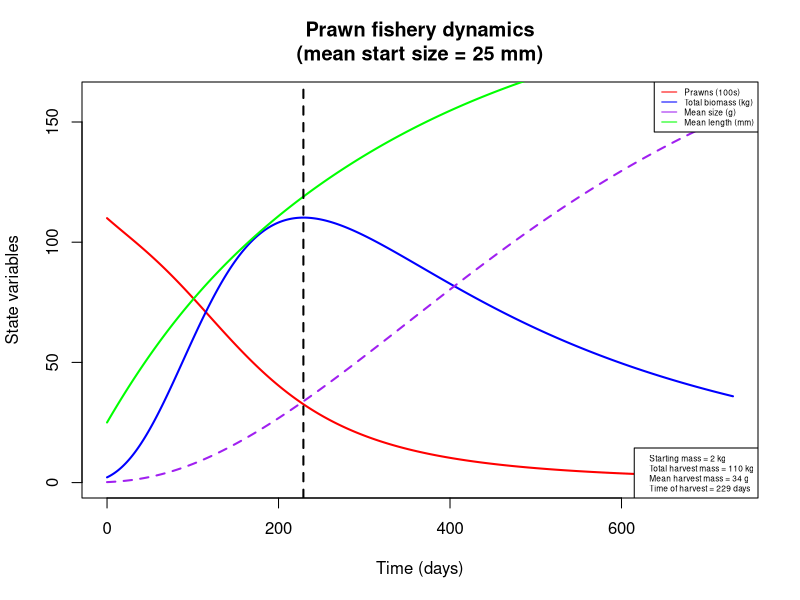
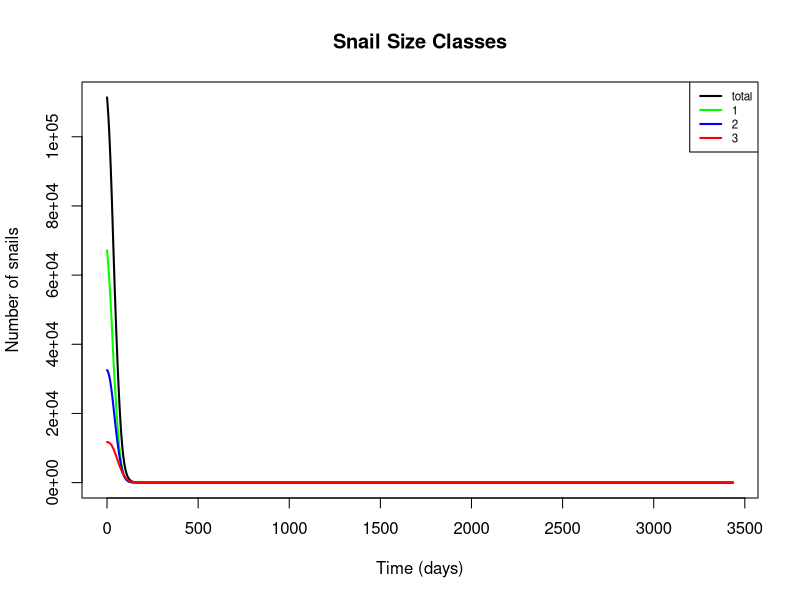
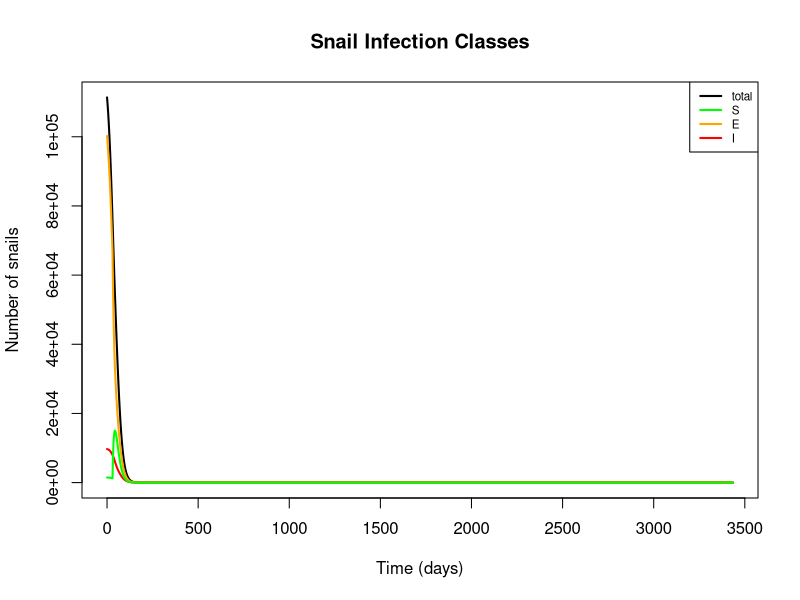
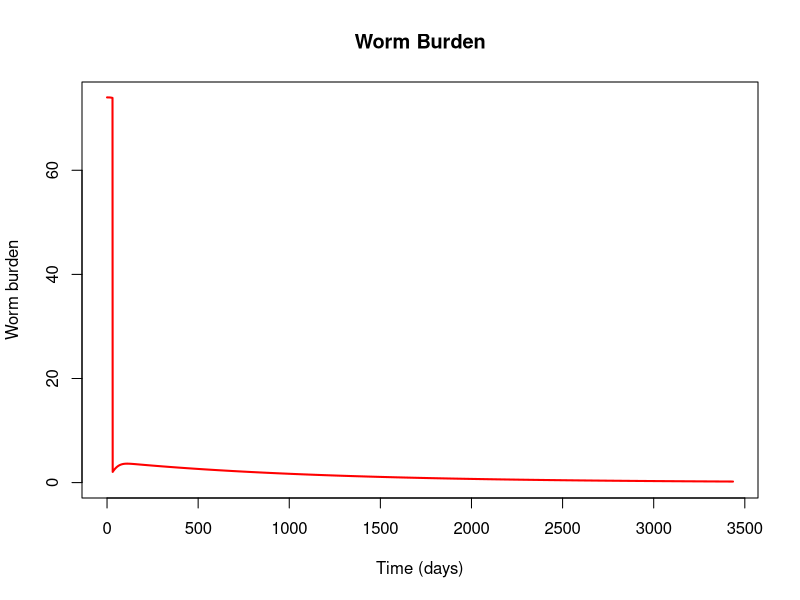
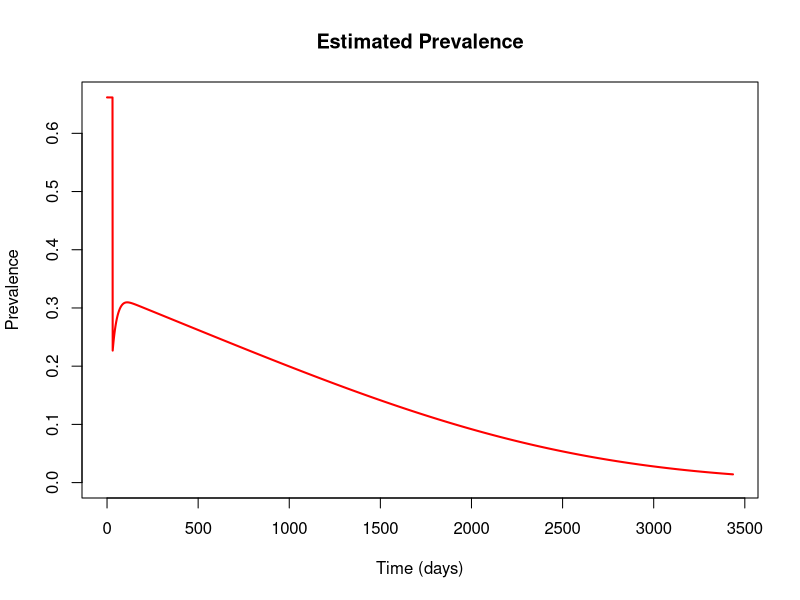
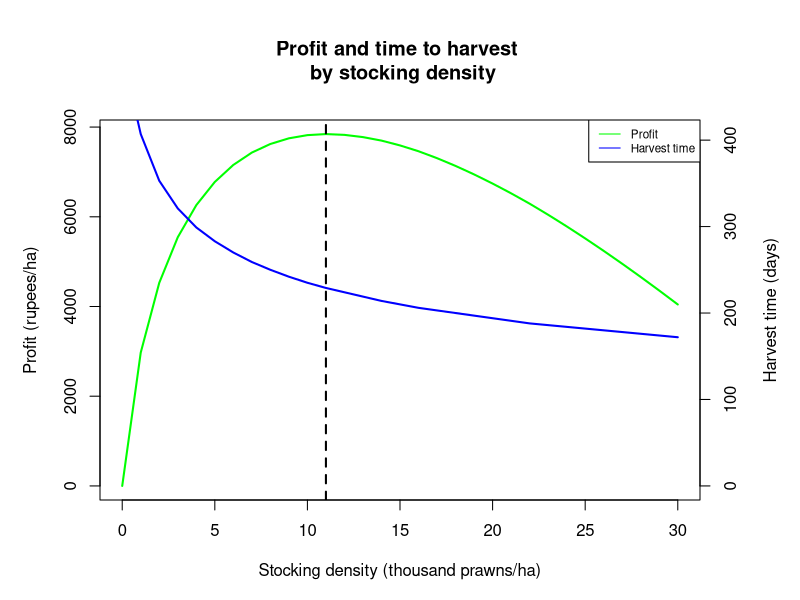
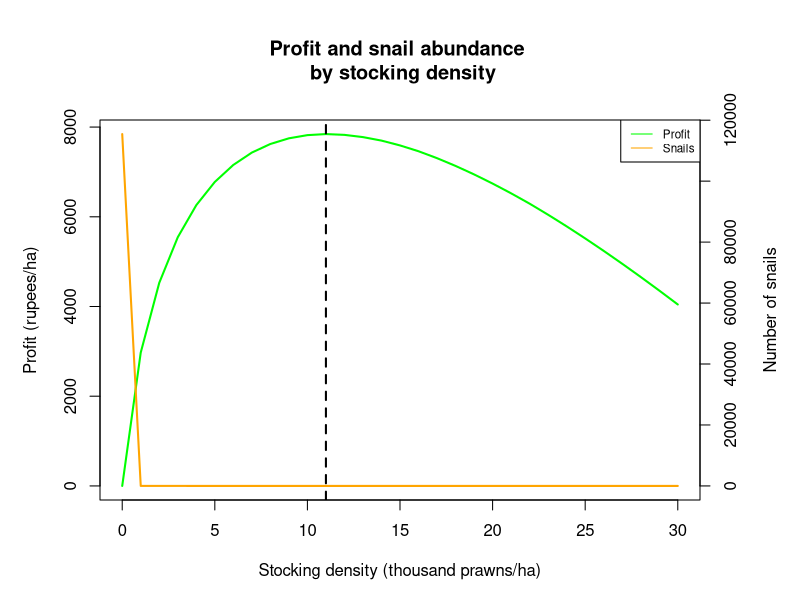
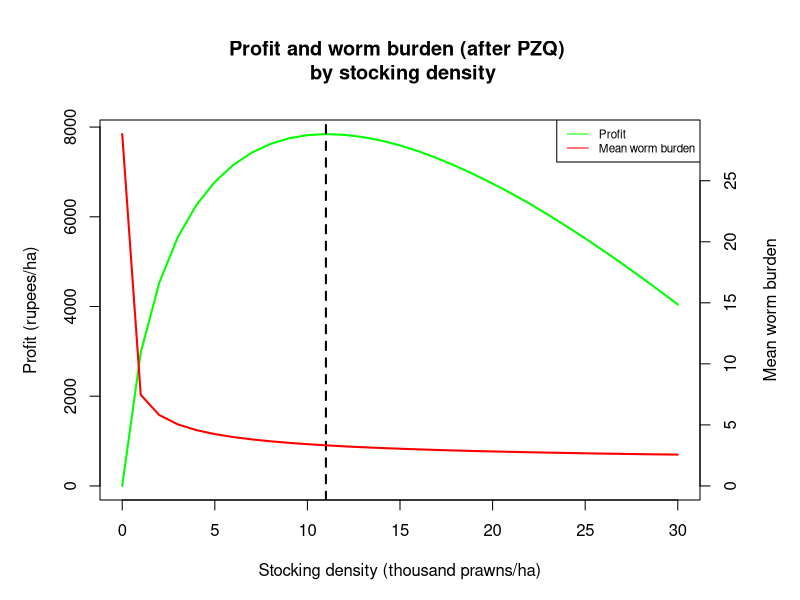

Generate these figures, in order, with R:
#### Full snail-prawn model including epidemiological, predation, and aquaculture components

## To-do list:
  # Investigate the long-term stability of snail elimination, particularly at low attack rates
  # Incorporate seasonality into model
  # Sensitivity analysis, particularly for prawn attack rate
  # Run simulations with Gates POC specifications

require(deSolve)

snail_prawn_model = function(t, n, parameters) { 
  with(as.list(parameters),{
    
    S1=n[1]
    S2=n[2]
    S3=n[3]
    E1=n[4]
    E2=n[5]
    E3=n[6]
    I2=n[7]
    I3=n[8]
    W=n[9]
    P=n[10]
    L=n[11]
    
    N1 = S1+E1     # Total snails of size class 1
    N2 = S2+E2+I2  # Total snails of size class 2
    N3 = S3+E3+I3  # Total snails of size class 3
    N = N1+N2+N3   # Total number of snails
    
    # Miracidial density per person as a function of mean worm burden (W) and miracidial shedding rate (m)
    M = m*0.5*W
    
    # Mean and total prawn biomass, converting from length (mm) to weight (g)
    Bm.p = (a.p*(L/10)^b.p)/10  
    Bm.t = P*Bm.p
    
    # Mean snail biomass in each size class, converting from length (cm) to weight (g)
    Bm.n1 = a.s*0.4^b.s  # 4mm size class
    Bm.n2 = a.s*0.8^b.s  # 8mm size class
    Bm.n3 = a.s*1.2^b.s  # 12mm size class
    
    # Prawn-to-snail mass ratios for each size class
    Bm.r1 = Bm.p / Bm.n1
    Bm.r2 = Bm.p / Bm.n2
    Bm.r3 = Bm.p / Bm.n3
    
    # Attack rates for each size class as a function of biomass ratio
    alpha1 = ar*Bm.r1
    alpha2 = ar*Bm.r2
    alpha3 = ar*Bm.r3
    
    # Adjusted attack rates, accounting for area of interest and limiting factors in the wild
    alpha_star1 = alpha1*s/A
    alpha_star2 = alpha2*s/A
    alpha_star3 = alpha3*s/A
    
    # Handling times for each size class as a function of biomass ratio
    handle1 = 1/(th*Bm.r1)
    handle2 = 1/(th*Bm.r2)
    handle3 = 1/(th*Bm.r3)
    
    # Functional responses for each size class
    psi1 = (P*alpha_star1) / (1+sum(alpha_star1*handle1*N1, alpha_star2*handle2*N2, alpha_star3*handle3*N3))
    psi2 = (P*alpha_star2) / (1+sum(alpha_star1*handle1*N1, alpha_star2*handle2*N2, alpha_star3*handle3*N3))
    psi3 = (P*alpha_star3) / (1+sum(alpha_star1*handle1*N1, alpha_star2*handle2*N2, alpha_star3*handle3*N3))
    
    ## Model equations:
    
    # Susceptible snails, class 1
    dS1dt = f*(1-N/(Kn*A))*(S2+S3+z*(E2+E3)) - muN1*S1 - psi1*S1 - g1*S1 - beta*M*H*S1
    
    # Susceptible snails, class 2
    dS2dt = g1*S1 - muN2*S2 - psi2*S2 - g2*S2 - beta*M*H*S2
    
    # Susceptible snails, class 3
    dS3dt = g2*S2 - muN3*S3 - psi3*S3 - beta*M*H*S3
    
    # Exposed (prepatent) snails, class 1
    dE1dt = beta*M*H*S1 - muN1*E1 - psi1*E1 - g1*E1 - sigma*X*E1
    
    # Exposed (prepatent) snails, class 2
    dE2dt = beta*M*H*S2 + g1*E1 - muN2*E2 - psi2*E2 - g2*E2 - sigma*E2
    
    # Exposed (prepatent) snails, class 3
    dE3dt = beta*M*H*S3 + g2*E2 - muN3*E3 - psi3*E3 - sigma*E3
    
    # Infectious (shedding) snails, class 2
    dI2dt = sigma*X*E1 + sigma*(1-rho)*E2 - (muN2 + muI)*I2 - psi2*I2 - g2*I2
    
    # Infectious (shedding) snails, class 3
    dI3dt = sigma*rho*E2 + sigma*E3 + g2*I2 - (muN3 + muI)*I3 - psi3*I3
    
    # Mean human worm burden
    dWdt = lambda*I2/A + theta*lambda*I3/A - (muW + muH)*W
    
    # Prawn abundance
    dPdt = -P*(muP*L^d + Bm.t/phi)
    
    # Mean prawn length (mm)
    dLdt = k/(1+gam*Bm.t)*(linf - L)
    
    
    return(list(c(dS1dt, dS2dt, dS3dt, dE1dt, dE2dt, dE3dt, dI2dt, dI3dt, dWdt, dPdt, dLdt)))
  }) 
} 


## Set initial values and parameters
#  Default settings: area = 10000, P = 11000/ha, L = 25 (0.2g post-larvae)
#  Gates settings: area = 20000; P = 500, 1000, 2500, 5000, 10000/ha; L = 67 or 100 (5g or 20g adults)
area = 10000
nstart = c(S1 = 0.144*area, S2 = 0.002*area, S3 = 0, E1 = 6.57*area, E2 = 2.61*area, E3 = 0.843*area, 
           I2 = 0.640*area, I3 = 0.329*area, W = 74, P = 11000*area/10000, L = 25)
time = seq(0, 365*2, 1)

parameters=c(
  # Location parameters
  A = area,          # Area of site of interest, m^2
  H = 1000,          # Human population at site of interest
  
  # Snail reproductive parameters
  f = 0.26,          # Birth rate of adult snails (snails/reproductive snail/day, including survival to detection - more like a recruitment rate); 
                     #   adjusted from Sokolow et al. 2015 to account for the fact that class 1 snails are assumed to be juveniles and therefore don't reproduce
  Kn = 50,           # Carrying capacity of snails (snails/m^2), from Sokolow et al. 2015
  z = 0.5,           # Fraction of prepatent snails that can reproduce, from Sokolow et al. 2015
  
  # Snail growth parameters
  a.s = 0.187178454, # Allometric parameter for snail length-weight relationship, fitted to Sanna's data on B. glabrata
  b.s = 2.536764792, # Allometric parameter for snail length-weight relationship, fitted to Sanna's data on B. glabrata
  g1 = 1/37,         # Growth rate of small snails (size class transition rate, in terms of days to grow 4mm; adapted from McCreesh et al. 2014, assuming water temp. of 25 C)
  g2 = 1/62,         # Growth rate of medium snails (size class transition rate, in terms of days to grow 4mm; adapted from McCreesh et al. 2014, assuming water temp. of 25 C)
  
  # Snail mortality parameters
  muN1 = 1/40,       # Natural mortality rate of small snails (deaths/snail/day; assume mean lifespan = 50 days)
  muN2 = 1/50,       # Natural mortality rate of medium snails (deaths/snail/day; assume mean lifespan = 50 days)
  muN3 = 1/60,       # Natural mortality rate of large snails (deaths/snail/day; assume mean lifespan = 50 days)
  muI = 1/10,        # Additional mortality rate of shedding snails as a result of infection, from Sokolow et al. 2015
  
  # Prawn growth parameters
  a.p = 0.096868,    # Allometric parameter for prawn length-weight relationship, from Lalrinsanga et al. 2012 (M. rosenbergii, growout phase)
  b.p = 3.2944,      # Allometric parameter for prawn length-weight relationship, from Lalrinsanga et al. 2012 (M. rosenbergii, growout phase)
  k = 0.00339726,    # Growth coefficient, from Nwosu & Wolfi 2006 (M. vollenhovenii); alternate value for M. rosenbergii, from Sampaio & Wagner 1996: 0.0104333333
  linf = 206,        # Max length (mm), from Nwosu & Wolfi 2006 (M. vollenhovenii)
  gam = 1e-6,        # Density-dependent growth parameter (based on biomass per hectare); not yet fit
  
  # Prawn mortality parameters
  muP = 0.006136986, # Natural prawn mortality rate, from Nwosu & Wolfi 2006 (M. vollenhovenii)
  d = -0.25,         # Exponential parameter relating size with mortality; no source
  phi = 2e7,         # Density-dependent mortality parameter (based on biomass per hectare); not yet fit
  
  # Predation parameters
  ar = 0.037192,     # Coefficient for relationship between biomass ratio and attack rate, fitted to data from Sokolow et al. 2014
  th = 0.40450,      # Coefficient for relationship between biomass ratio and handling time, fitted to data from Sokolow et al. 2014
  s = 1/50,          # Scale factor limiting prawn attack rate in the wild (vs. lab conditions);
                     #   decreased from 1/10 to 1/50 in size class model to match expected elimination threshold
  
  # Infection parameters
  beta = 8e-5,       # Human-to-snail infection probability in reference area (infected snails/miracidia/snail/day); adjusted from Sokolow et al. 2015 (original value: 4e-6)
  m = 0.8,           # Miracidial shedding rate per adult female worm divided by miracidial mortality; from Sokolow et al. 2015
  sigma = 1/30,      # Latent period for exposed snails (infectious snails/exposed snail/day); adjusted from Sokolow et al. 2015 (original value: 1/50)
  X = 0,             # Fraction of exposed small snails that convert directly to medium shedding (ignored for now)
  rho = 0,           # Fraction of exposed medium snails that convert directly to large shedding (ignored for now)
  lambda = 0.05,     # Snail-to-human infection probability scaled to 1 m^2 (composite including cercarial shedding, mortality, infection, survival to patency); 
                     #   adjusted from Sokolow et al. 2015 (original value: 0.1)
  theta = 2,         # Scale factor describing increase in cercarial shedding rate in larger snails; from Chu & Dawood 1970 (estimated to be between 2 and 10)
  
  # Schisto mortality parameters
  muW = 1/(3.3*365), # Natural mortality rate of adult worms in humans, assuming average lifespan of 3.3 years, from Sokolow et al. 2015
  muH = 1/(60*365)   # Natural mortality of humans (contributing to worm mortality), assuming average lifespan of 60 years, from Sokolow et al. 2015
)



## Run model and assess outcomes over one or more aquaculture cycles

# Start with single run to calculate the time to optimal harvest and other fisheries statistics
output = as.data.frame(ode(nstart, time, snail_prawn_model, parameters))
output$B = ((parameters['a.p']*(output$L/10)^parameters['b.p'])/10)       # Mean prawn biomass, transformed from length using allometric equation
output$Bt = output$B*output$P                                             # Total prawn biomass

start.mass.kg = output$Bt[output$time == 0]/1000                          # Total prawn biomass at beginning of cycle, in kg
harvest.mass.kg = max(output$Bt)/1000                                     # Total prawn biomass at end of cycle, in kg
harvest.size = output$B[output$Bt == max(output$Bt)]                      # Average prawn biomass at harvest, in g
harvest.time = output$time[output$Bt == max(output$Bt)]                   # Time to optimal harvest, in days

# Plot prawn aquaculture dynamics
plot(x = output$time, y = output$P/100, col = 'red', xlab = 'Time (days)', ylab = 'State variables', 
     type = 'l', lwd=2, xlim = c(0, max(output$time)), ylim = c(0, max(output$Bt/1000)+50),
     main = paste('Prawn fishery dynamics\n', '(mean start size = ', as.numeric(nstart[11]), ' mm)', sep = ''))
lines(x = output$time, y = output$Bt/1000, col = 'blue', lwd=2)
lines(x = output$time, y = output$B, col = 'purple', lwd=2, lty=2)
lines(x = output$time, y = output$L, col = 'green', lwd=2)
abline(v = harvest.time, lty = 2, lwd = 2)
legend('topright', legend = c('Prawns (100s)', 'Total biomass (kg)', 'Mean size (g)', 'Mean length (mm)'), 
       lty = 1, col = c('red', 'blue', 'purple', 'green'), cex = 0.5)
legend('bottomright', legend = c(paste('Starting mass =', round(start.mass.kg), 'kg', sep = ' '),
                                 paste('Total harvest mass =', round(harvest.mass.kg), 'kg', sep = ' '), 
                                 paste('Mean harvest mass =', round(harvest.size), 'g', sep = ' '), 
                                 paste('Time of harvest =', round(harvest.time), 'days', sep = ' ')), cex=0.5)

# Set the desired number of aquaculture cycles, and harvest time if not using optimum
# Default settings: harvest.time = optimal, ncycles = 15 (~10 years @ 8 months/cycle)
# Gates settings: harvest.time = 4 months, ncycles = 3 (1 year)
harvest.time = harvest.time
ncycles = 15
time.lt = seq(0, harvest.time*ncycles, 1)

# Define stocking events at the end of each cycle
stocking = data.frame(var = rep(c('P', 'L'), ncycles),
                      time = rep(seq(harvest.time, harvest.time*ncycles, harvest.time), each = 2),
                      value = rep(c(nstart['P'], nstart['L']), ncycles),
                      method = rep('rep', ncycles*2))

# Define PZQ administration event
# Note: if administering before start of stocking, set time = 0 and adjust length of simulation,
#   time of stocking events accordingly
pzq = data.frame(var = 'W', time = 30, value = 2, method = 'rep')

# Run model and calculate outcomes of interest
output.lt = as.data.frame(ode(nstart, time.lt, snail_prawn_model, parameters,
                              events = list(data = rbind(stocking, pzq))))

output.lt$S.t = output.lt$S1 + output.lt$S2 + output.lt$S3                      # Total susceptible snails
output.lt$E.t = output.lt$E1 + output.lt$E2 + output.lt$E3                      # Total exposed snails 
output.lt$I.t = output.lt$I2 + output.lt$I3                                     # Total infected snails
output.lt$N1.t = output.lt$S1 + output.lt$E1                                    # Total snails of size class 1
output.lt$N2.t = output.lt$S2 + output.lt$E2 + output.lt$I2                     # Total snails of size class 2
output.lt$N3.t = output.lt$S3 + output.lt$E3 + output.lt$I3                     # Total snails of size class 3
output.lt$N.t = output.lt$S.t + output.lt$E.t + output.lt$I.t                   # Total snails
output.lt$prev = pnbinom(2, size = 0.25, mu = output.lt$W, lower.tail = FALSE)  # Estimated prevalence, using a negative binomial dist. with k = 0.25
output.lt$B = ((parameters['a.p']*(output.lt$L/10)^parameters['b.p'])/10)       # Mean prawn biomass, transformed from length using allometric equation
output.lt$Bt = output.lt$B*output.lt$P                                          # Total prawn biomass

# Plot snail dynamics by size class
plot(x = output.lt$time, y = output.lt$N.t, type = 'l', col = 'black', lwd=2, xlab = 'Time (days)', 
     ylab = 'Number of snails', ylim = c(0,max(output.lt$N.t)),
     main = 'Snail Size Classes')
lines(output.lt$time, output.lt$N1.t, col = 'green', lwd = 2)
lines(output.lt$time, output.lt$N2.t, col = 'blue', lwd = 2)
lines(output.lt$time, output.lt$N3.t, col = 'red', lwd = 2)
legend('topright', legend = c('total', '1', '2', '3'), lwd = 2, col = c('black', 'green', 'blue', 'red'), cex = 0.7)

# Plot snail dynamics by infection class
plot(x = output.lt$time, y = output.lt$N.t, type = 'l', col = 'black', lwd=2, xlab = 'Time (days)', 
     ylab = 'Number of snails', ylim = c(0,max(output.lt$N.t)), 
     main = 'Snail Infection Classes')
lines(output.lt$time, output.lt$I.t, col = 'red', lwd = 2)
lines(output.lt$time, output.lt$E.t, col = 'orange', lwd = 2)
lines(output.lt$time, output.lt$S.t, col = 'green', lwd = 2)
legend('topright', legend = c('total', 'S', 'E', 'I'), lwd = 2, col = c('black', 'green', 'orange', 'red'), cex = 0.7)

# Plot mean human worm burden and prevalence of infection
plot(x = output.lt$time, y = output.lt$W, type = 'l', col = 'red', lwd=2, xlab = 'Time (days)', 
     ylab = 'Worm burden', ylim = c(0,max (output.lt$W)),
     main = 'Worm Burden')
plot(x = output.lt$time, y = output.lt$prev, type = 'l', col = 'red', lwd=2, xlab = 'Time (days)', 
     ylab = 'Prevalence', ylim = c(0,max (output.lt$prev)),
     main = 'Estimated Prevalence')



## Assess single-cycle outcomes over multiple stocking densities
#  NOTE: set parameters and initial values first!

# Run the model over the desired range of stocking densities (in thousands of post-larvae)
x = c(0:30)
nstart.sd = nstart
time.sd = seq(0, 500, 1)
harvest = numeric(length(x))
harvest.t = numeric(length(x))
snails = numeric(length(x))
worms = numeric(length(x))
for (i in x) {
  nstart.sd['P'] = 1000*i
  output.sd = as.data.frame(ode(nstart.sd, time.sd, snail_prawn_model, parameters,
                                events = list(data = pzq)))
  output.sd$S.t = output.sd$S1 + output.sd$S2 + output.sd$S3
  output.sd$E.t = output.sd$E1 + output.sd$E2 + output.sd$E3
  output.sd$I.t = output.sd$I2 + output.sd$I3
  output.sd$Inf.t = output.sd$E.t + output.sd$I.t
  output.sd$N.t = output.sd$S.t + output.sd$E.t + output.sd$I.t
  output.sd$B = ((parameters['a.p']*(output.sd$L/10)^parameters['b.p'])/10)
  output.sd$Bt = output.sd$B*output.sd$P
  harvest[i+1] = max(output.sd$Bt)/1000
  ht.tmp = output.sd$time[output.sd$Bt == max(output.sd$Bt)]
  harvest.t[i+1] = ifelse(ht.tmp != 0, ht.tmp, max(output.sd$time))
  snails[i+1] = output.sd$N.t[output.sd$time == harvest.t[i+1]]
  worms[i+1] = output.sd$W[output.sd$time == harvest.t[i+1]]
}

# Price estimates for profit calculation from Tamil Nadu Agricultural University, http://agritech.tnau.ac.in/fishery/fish_freshwaterprawn.html
p = 140                                           # Weighted average market price of prawns, in rupees/kg 
c = 600                                           # Cost of post-larvae, in rupees/1000 PL
delta = -log(1-0.1)/365                           # Discount rate, equivalent to 10%/year
profit = p*harvest*exp(-delta*(harvest.t)) - c*x  # Profit function, in terms of revenue (discounted by time to harvest) minus stocking costs 

# Plot estimated profit and time to harvest over stocking density
# (after one aquaculture cycle)
par(mar = c(5,5,6,5))
plot(x, profit, col = 'green', xlab = 'Stocking density (thousand prawns/ha)', ylab = 'Profit (rupees/ha)',
     type = 'l', lwd = 2, main = 'Profit and time to harvest \n by stocking density')
abline(v = which.max(profit)-1, lty = 2, lwd = 2)
par(new = T)
plot(x, harvest.t, col = 'blue', axes = F, xlab = NA, ylab = NA, ylim = c(0, max(harvest.t[-1])), type = 'l', lwd = 2)
axis(side = 4)
mtext(side = 4, line = 3, 'Harvest time (days)')
legend('topright', legend = c('Profit', 'Harvest time'), lty = 1, col = c('green', 'blue'), cex = 0.7)

# Plot estimated profit and snail abundance over stocking density
# (after one aquaculture cycle)
par(mar = c(5,5,6,5))
plot(x, profit, col = 'green', xlab = 'Stocking density (thousand prawns/ha)', ylab = 'Profit (rupees/ha)',
     type = 'l', lwd = 2, main = 'Profit and snail abundance \n by stocking density')
abline(v = which.max(profit)-1, lty = 2, lwd = 2)
par(new = T)
plot(x, snails, col = 'orange', axes = F, xlab = NA, ylab = NA, ylim = c(0, max(snails)), type = 'l', lwd = 2)
axis(side = 4)
mtext(side = 4, line = 3, 'Number of snails')
legend('topright', legend = c('Profit', 'Snails'), lty = 1, col = c('green', 'orange'), cex = 0.7)

# Plot estimated profit and mean worm burden over stocking density
# (after one aquaculture cycle)
par(mar = c(5,5,6,5))
plot(x, profit, col = 'green', xlab = 'Stocking density (thousand prawns/ha)', ylab = 'Profit (rupees/ha)',
     type = 'l', lwd = 2, main = 'Profit and worm burden (after PZQ) \n by stocking density')
abline(v = which.max(profit)-1, lty = 2, lwd = 2)
par(new = T)
plot(x, worms, col = 'red', axes = F, xlab = NA, ylab = NA, ylim = c(0, max(worms)), type = 'l', lwd = 2)
axis(side = 4)
mtext(side = 4, line = 3, 'Mean worm burden')
legend('topright', legend = c('Profit', 'Mean worm burden'), lty = 1, col = c('green', 'red'), cex = 0.7)
